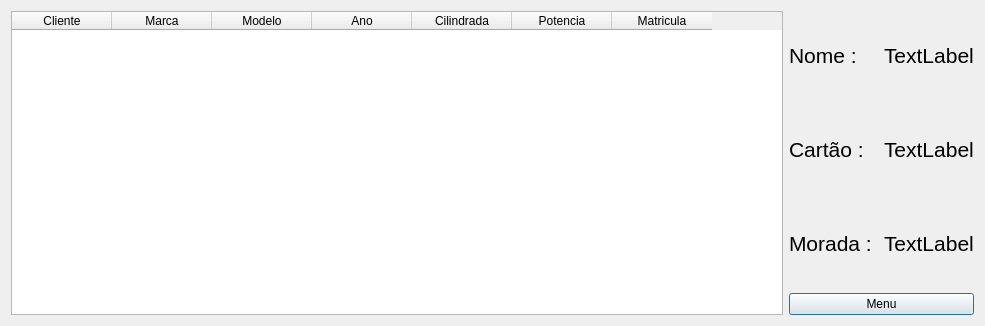
<?xml version="1.0" encoding="UTF-8"?>
<ui version="4.0">
 <class>ClientSpace</class>
 <widget class="QDialog" name="ClientSpace">
  <property name="geometry">
   <rect>
    <x>0</x>
    <y>0</y>
    <width>985</width>
    <height>326</height>
   </rect>
  </property>
  <property name="minimumSize">
   <size>
    <width>985</width>
    <height>0</height>
   </size>
  </property>
  <property name="windowTitle">
   <string>Dialog</string>
  </property>
  <layout class="QGridLayout" name="gridLayout_2">
   <item row="0" column="0">
    <layout class="QGridLayout" name="gridLayout">
     <item row="0" column="1">
      <layout class="QVBoxLayout" name="verticalLayout_2">
       <item>
        <layout class="QVBoxLayout" name="verticalLayout">
         <item>
          <layout class="QHBoxLayout" name="horizontalLayout_2">
           <item>
            <widget class="QLabel" name="label_2">
             <property name="font">
              <font>
               <pointsize>16</pointsize>
              </font>
             </property>
             <property name="text">
              <string>Nome :</string>
             </property>
            </widget>
           </item>
           <item>
            <widget class="QLabel" name="label_name">
             <property name="font">
              <font>
               <pointsize>16</pointsize>
              </font>
             </property>
             <property name="text">
              <string>TextLabel</string>
             </property>
            </widget>
           </item>
          </layout>
         </item>
         <item>
          <layout class="QHBoxLayout" name="horizontalLayout_4">
           <item>
            <widget class="QLabel" name="label_5">
             <property name="font">
              <font>
               <pointsize>16</pointsize>
              </font>
             </property>
             <property name="text">
              <string>Cartão : </string>
             </property>
            </widget>
           </item>
           <item>
            <widget class="QLabel" name="label_card">
             <property name="font">
              <font>
               <pointsize>16</pointsize>
              </font>
             </property>
             <property name="text">
              <string>TextLabel</string>
             </property>
            </widget>
           </item>
          </layout>
         </item>
         <item>
          <layout class="QHBoxLayout" name="horizontalLayout_3">
           <item>
            <widget class="QLabel" name="label_3">
             <property name="font">
              <font>
               <pointsize>16</pointsize>
              </font>
             </property>
             <property name="text">
              <string>Morada : </string>
             </property>
            </widget>
           </item>
           <item>
            <widget class="QLabel" name="label_address">
             <property name="font">
              <font>
               <pointsize>16</pointsize>
              </font>
             </property>
             <property name="text">
              <string>TextLabel</string>
             </property>
            </widget>
           </item>
          </layout>
         </item>
        </layout>
       </item>
       <item>
        <widget class="QPushButton" name="bot_menu">
         <property name="text">
          <string>Menu</string>
         </property>
        </widget>
       </item>
      </layout>
     </item>
     <item row="0" column="0">
      <widget class="QTableWidget" name="tableWidget">
       <column>
        <property name="text">
         <string>Cliente</string>
        </property>
       </column>
       <column>
        <property name="text">
         <string>Marca</string>
        </property>
       </column>
       <column>
        <property name="text">
         <string>Modelo</string>
        </property>
       </column>
       <column>
        <property name="text">
         <string>Ano</string>
        </property>
       </column>
       <column>
        <property name="text">
         <string>Cilindrada</string>
        </property>
       </column>
       <column>
        <property name="text">
         <string>Potencia</string>
        </property>
       </column>
       <column>
        <property name="text">
         <string>Matricula</string>
        </property>
       </column>
      </widget>
     </item>
    </layout>
   </item>
  </layout>
 </widget>
 <resources/>
 <connections/>
</ui>
